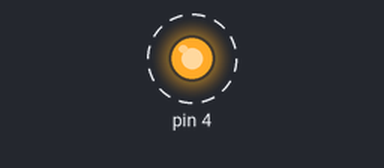
This sketch was run on a simulated Arduino Uno, built with avr-gcc and run on an emulated ATmega328P. Shown: output pins drawn as LEDs (lit = HIGH). Dashed ring = blinking. What the sketch prints to the serial monitor is not drawn.

Above: at 0.2 s.
Timing chart, 0 to 3.0 s (numbered marks = the images above):
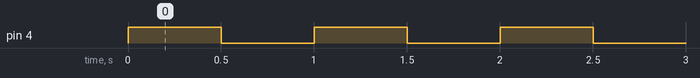

The sketch:

sketch.ino
```cpp
// Fixture C (Uno): D4 toggles every 500 ms
void setup() { Serial.begin(115200); pinMode(4, OUTPUT); Serial.println("PLUGAI_FIXTURE d4_blink_1000"); }
void loop() { digitalWrite(4, HIGH); delay(500); digitalWrite(4, LOW); delay(500); }
```

Measured:
- by itself, pin 4: alternates HIGH for 0.50 s and LOW for 0.50 s
